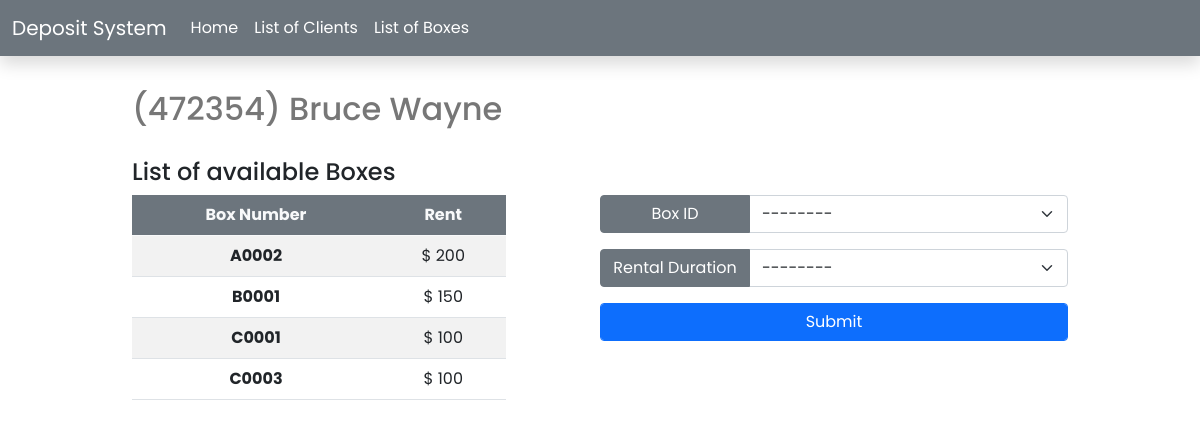
The page /clients/628b7fda-60e8-4641-9321-76d1278d684c/register-box/ on the database as committed earlier.
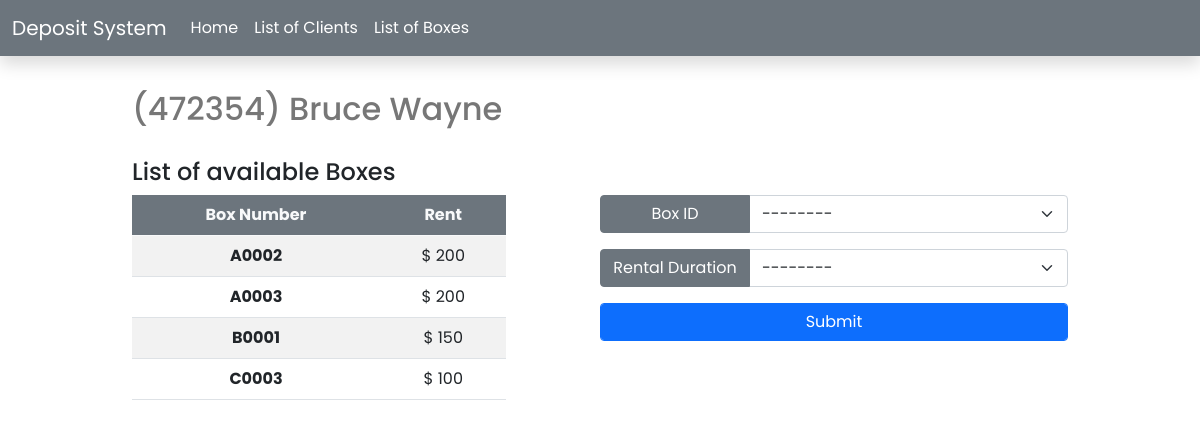
The same page on the database as committed later.
### main/models.py (models this page shows, shortened)
class Box(models.Model):
    id = models.UUIDField(primary_key=True, default=uuid.uuid4, editable=False)
    box_number = models.CharField(max_length=255)
    size = models.CharField(max_length=20)
    available = models.BooleanField()

### main/views.py (the view, shortened to what this page needs)
# urls.py: path('clients/<str:pk>/register-box/', views.register_box, name='register-box'),
def register_box(request, pk):
    client = Client.objects.get(id=pk)
    boxes = Box.objects.filter(available=True)
    box_rents = []
    for box in boxes:
        if 'C' in box.box_number:
            box_rents.append(100)
        elif 'A' in box.box_number:
            box_rents.append(200)
        else:
            box_rents.append(150)
    context = {
        'client': client,
        'boxes': boxes,
        'box_rents': box_rents,
    }
    return render(request, 'clients/register-box.html', context)

### templates/clients/register-box.html (shortened to what this page needs)
{% extends 'home.html' %}
{% block content %}
<h2>({{client.client_id}}) {{client.name}}</h2>
<h4>List of available Boxes</h4>
<div class="container-rb">
    <div class="container-table">
        <table class='table table-striped text-center'>
            <thead>
                <tr class="bg-secondary text-light">
                    <th scope='col'>Box Number</th>
                    <th scope='col'>Rent</th>
                </tr>
            </thead>
            <tbody>
                {% for box in boxes %}
                <tr>
                    <th scope='col' name="box_number">{{box.box_number}}</th>
                    {% for box_rent in box_rents %}
                        {% if forloop.counter == forloop.parentloop.counter %}
                            <td scope='col'>$ {{ box_rent }}</td>
                        {% endif %}
                    {% endfor %}
                </tr>
                {% endfor %}
            </tbody>
        </table>
    </div>
    <div class="container-form">
        <form method="POST" action="">
            <div class="input-group mb-3">
                <label for="box-number" class="btn btn-secondary" type="button">Box ID</label>
                <select class="form-select" name="box-number">
                    <option selected> -------- </option>
                </select>
            </div>
            <div class="input-group mb-3">
                <label class="btn btn-secondary"> Rental Duration </label>
                <select class="form-select" name="rental-duration">
                    <option selected> -------- </option>
                </select>
            </div>
            <div class="mb-3 row">
                <div class="col-sm-12">
                    <button class="form-control btn btn-primary" type="submit">Submit</button>
                </div>
            </div>
        </form>
    </div>
</div>
{% endblock %}

Rows that differ between the two databases and show on the page:
no longer on this page (row edited): Box: box_number "C0001", box_rents "100"
now on this page (row edited): Box: box_number "A0003", box_rents "200"
